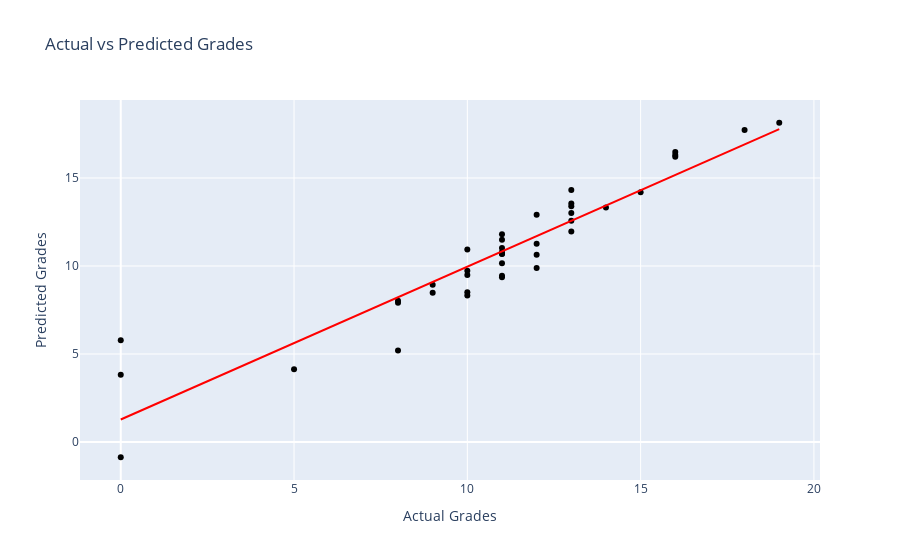
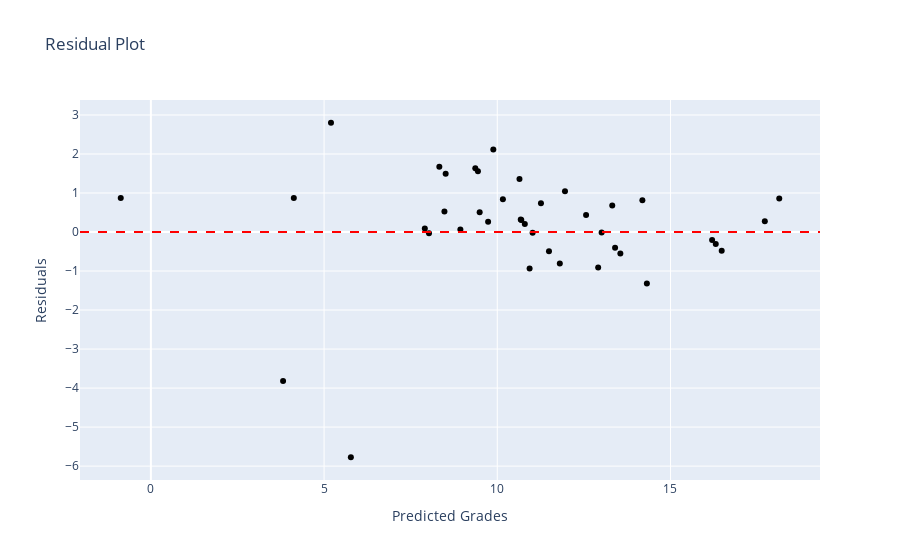

The notebook cell these images were saved under, in order:
### Markdown cell above
## 5. Visualizations

### Code cell
# Creating a DataFrame for plotting
results = pd.DataFrame({'Actual': y_test, 'Predicted': predictions})

# Scatter Plot of Predictions vs Actual Values with Best-Fit Line
fig1 = px.scatter(results, x='Actual', y='Predicted', trendline='ols', title='Actual vs Predicted Grades')
fig1.update_traces(marker=dict(color='black'))
fig1.data[1].line.color = 'red'
fig1.update_layout(xaxis_title='Actual Grades', yaxis_title='Predicted Grades')
fig1.show()

# Creating a DataFrame for residuals
residuals = y_test - predictions
residuals_df = pd.DataFrame({'Predicted': predictions, 'Residuals': residuals})

# Residual Plot
fig2 = px.scatter(residuals_df, x='Predicted', y='Residuals', title='Residual Plot')
fig2.update_traces(marker=dict(color='black'))
fig2.add_hline(y=0, line_dash="dash", line_color="red")
fig2.update_layout(xaxis_title='Predicted Grades', yaxis_title='Residuals')
fig2.show()

### Figure 1 — Plotly figure (JSON) as saved in the notebook; plotly's stock layout.template omitted (floating-point values rounded to 4 significant figures)
{"data": [{"hovertemplate": "Actual=%{x}<br>Predicted=%{y}<extra></extra>", "legendgroup": "", "marker": {"color": "black", "symbol": "circle"}, "mode": "markers", "name": "", "orientation": "v", "showlegend": false, "type": "scatter", "x": [13, 14, 11, 0, 0, 18, 10, 10, 8, 0, 16, 11, 13, 11, 13, 10, 12, 11, 16, 13, 16, 9, 10, 11, 11, 11, 12, 9, 11, 19, 12, 10, 13, 8, 8, 11, 12, 13, 15, 5], "xaxis": "x", "y": [13.01, 13.32, 9.441, 3.817, -0.8694, 17.72, 9.491, 8.328, 7.908, 5.773, 16.2, 10.16, 12.56, 10.68, 14.32, 9.736, 11.26, 11.02, 16.48, 11.95, 16.31, 8.935, 10.93, 11.49, 11.81, 10.69, 9.885, 8.474, 9.366, 18.14, 10.64, 8.51, 13.55, 8.029, 5.2, 10.79, 12.91, 13.4, 14.19, 4.127], "yaxis": "y"}, {"hovertemplate": "<b>OLS trendline</b><br>Predicted = 0.868443 * Actual + 1.27648<br>R<sup>2</sup>=0.877682<br><br>Actual=%{x}<br>Predicted=%{y} <b>(trend)</b><extra></extra>", "legendgroup": "", "line": {"color": "red"}, "marker": {"color": "black", "symbol": "circle"}, "mode": "lines", "name": "", "showlegend": false, "type": "scatter", "x": [0, 0, 0, 5, 8, 8, 8, 9, 9, 10, 10, 10, 10, 10, 11, 11, 11, 11, 11, 11, 11, 11, 11, 12, 12, 12, 12, 13, 13, 13, 13, 13, 13, 14, 15, 16, 16, 16, 18, 19], "xaxis": "x", "y": [1.276, 1.276, 1.276, 5.619, 8.224, 8.224, 8.224, 9.092, 9.092, 9.961, 9.961, 9.961, 9.961, 9.961, 10.83, 10.83, 10.83, 10.83, 10.83, 10.83, 10.83, 10.83, 10.83, 11.7, 11.7, 11.7, 11.7, 12.57, 12.57, 12.57, 12.57, 12.57, 12.57, 13.43, 14.3, 15.17, 15.17, 15.17, 16.91, 17.78], "yaxis": "y"}], "layout": {"legend": {"tracegroupgap": 0}, "title": {"text": "Actual vs Predicted Grades"}, "xaxis": {"anchor": "y", "domain": [0, 1], "title": {"text": "Actual Grades"}}, "yaxis": {"anchor": "x", "domain": [0, 1], "title": {"text": "Predicted Grades"}}}}

### Figure 2 — Plotly figure (JSON) as saved in the notebook; plotly's stock layout.template omitted (floating-point values rounded to 4 significant figures)
{"data": [{"hovertemplate": "Predicted=%{x}<br>Residuals=%{y}<extra></extra>", "legendgroup": "", "marker": {"color": "black", "symbol": "circle"}, "mode": "markers", "name": "", "orientation": "v", "showlegend": false, "type": "scatter", "x": [13.01, 13.32, 9.441, 3.817, -0.8694, 17.72, 9.491, 8.328, 7.908, 5.773, 16.2, 10.16, 12.56, 10.68, 14.32, 9.736, 11.26, 11.02, 16.48, 11.95, 16.31, 8.935, 10.93, 11.49, 11.81, 10.69, 9.885, 8.474, 9.366, 18.14, 10.64, 8.51, 13.55, 8.029, 5.2, 10.79, 12.91, 13.4, 14.19, 4.127], "xaxis": "x", "y": [-0.01202, 0.6813, 1.559, -3.817, 0.8694, 0.2767, 0.5087, 1.672, 0.09197, -5.773, -0.2016, 0.8377, 0.4364, 0.3228, -1.318, 0.2644, 0.739, -0.01966, -0.4786, 1.046, -0.3071, 0.06547, -0.933, -0.4921, -0.8052, 0.3066, 2.115, 0.5256, 1.634, 0.8602, 1.359, 1.49, -0.5527, -0.02857, 2.8, 0.2054, -0.9124, -0.4009, 0.8114, 0.8732], "yaxis": "y"}], "layout": {"legend": {"tracegroupgap": 0}, "shapes": [{"line": {"color": "red", "dash": "dash"}, "type": "line", "x0": 0, "x1": 1, "xref": "x domain", "y0": 0, "y1": 0, "yref": "y"}], "title": {"text": "Residual Plot"}, "xaxis": {"anchor": "y", "domain": [0, 1], "title": {"text": "Predicted Grades"}}, "yaxis": {"anchor": "x", "domain": [0, 1], "title": {"text": "Residuals"}}}}
